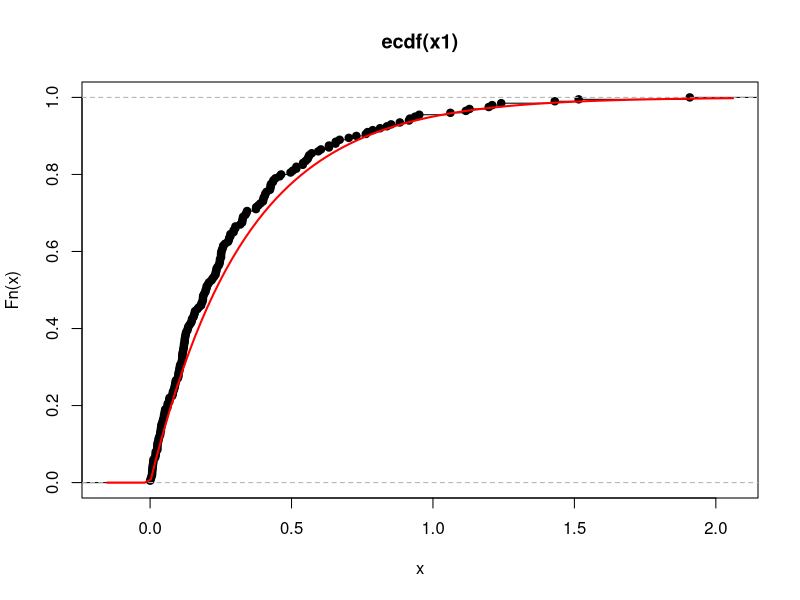
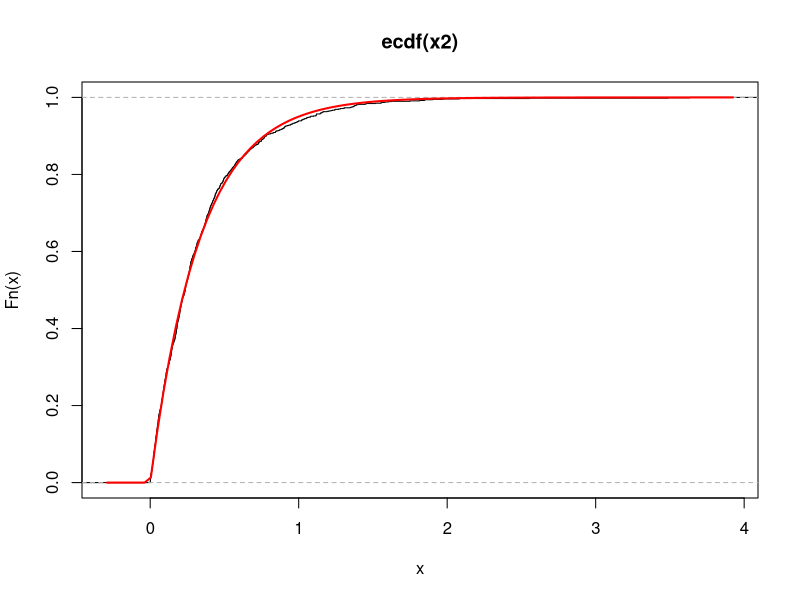

Reproduce these figures in R, in order.
#A
x1 <- rexp(200, 3)
plot(ecdf(x1))
curve(pexp(x, 3), add=T, lwd=2, col="red")

#B
x2 <- rexp(1000, 3)
plot(ecdf(x2))
curve(pexp(x, 3), add=T, lwd=2, col="red")
